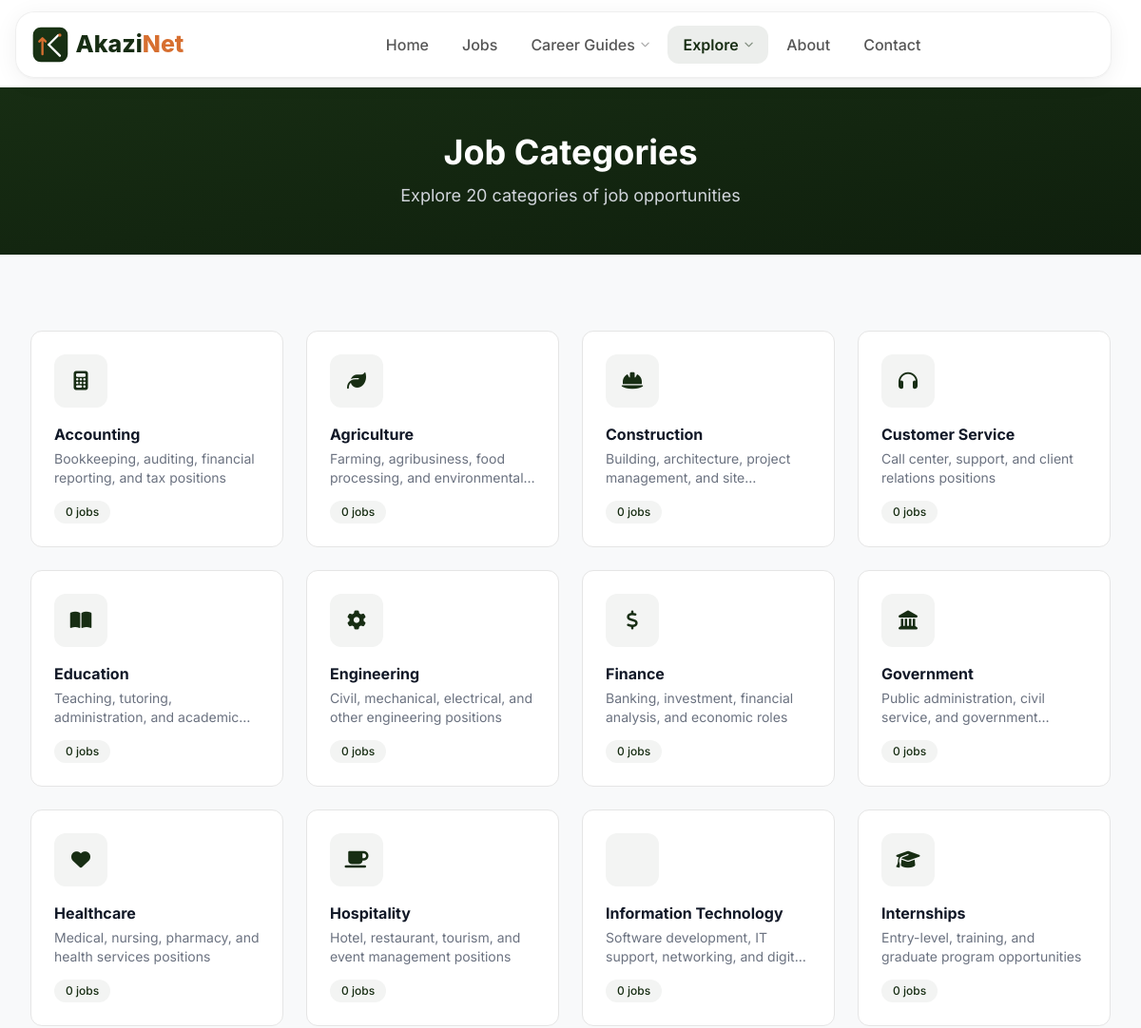
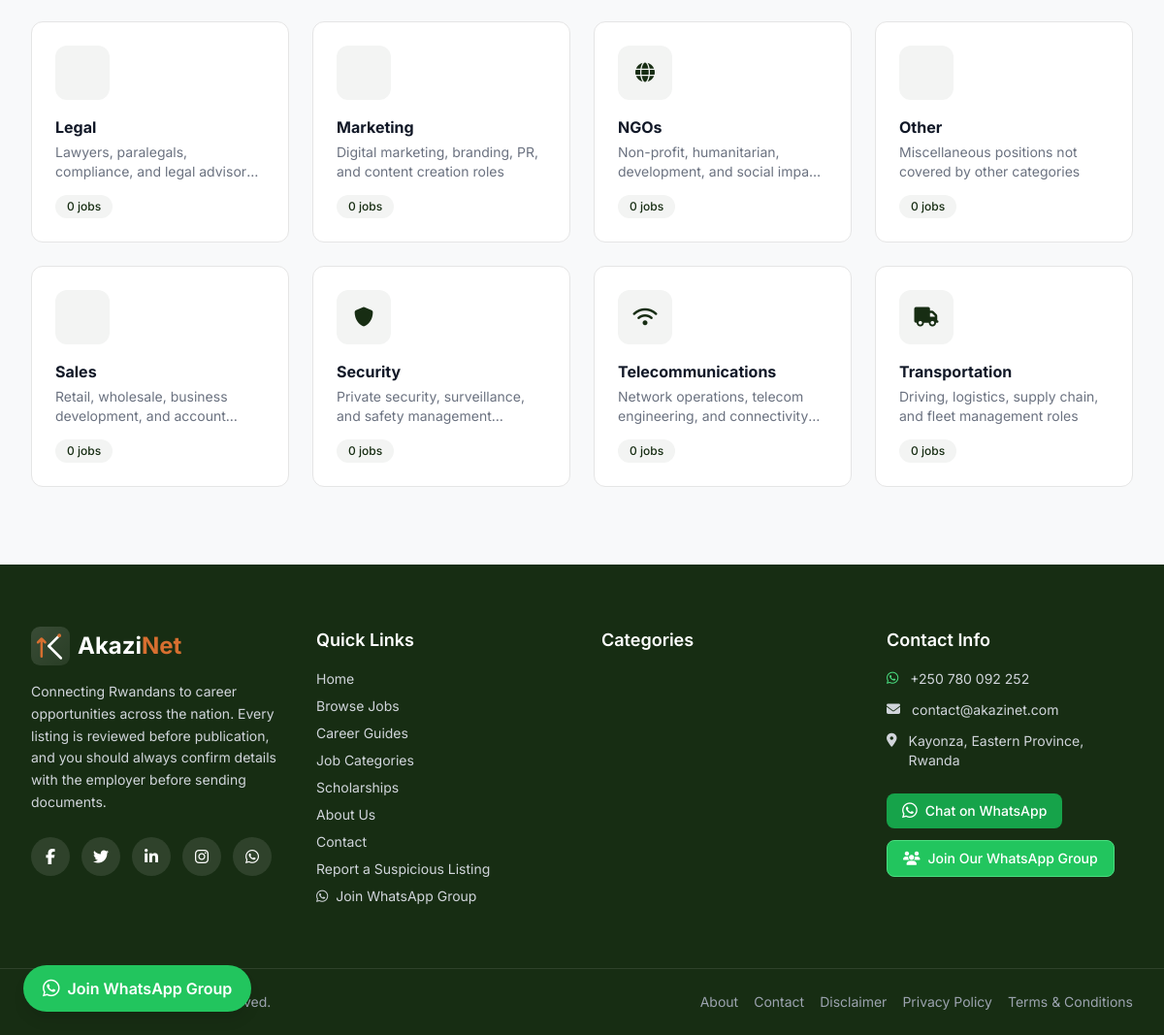
Page /pages/categories.php on the committed database (2 pictures, top to bottom).
### tables this page shows
CREATE TABLE `categories` (
  `id` int(11) NOT NULL,
  `name` varchar(100) NOT NULL,
  `slug` varchar(120) NOT NULL,
  `description` text DEFAULT NULL,
  `icon` varchar(50) DEFAULT 'briefcase',
  `job_count` int(11) DEFAULT 0,
  `is_active` tinyint(1) DEFAULT 1,
  `created_at` timestamp NOT NULL DEFAULT current_timestamp(),
  `updated_at` timestamp NOT NULL DEFAULT current_timestamp() ON UPDATE current_timestamp()
);

### config/database.php (called while the page is built, shortened)
<?php
function sanitize($input) {
    $value = trim((string)$input);
    $value = html_entity_decode($value, ENT_QUOTES | ENT_HTML5, 'UTF-8');
    return htmlspecialchars($value, ENT_QUOTES, 'UTF-8');
}
function akazinet_not_expired_sql($alias = '', $column = 'application_deadline') {
    $prefix = ($alias === '' || $alias === null) ? '' : $alias . '.';
    return "({$prefix}{$column} IS NULL OR {$prefix}{$column} >= CURDATE())";
}

### pages/categories.php (the view, shortened to what this page needs)
<?php
require_once __DIR__ . '/../config/database.php';
$categories = $pdo->query("
    SELECT cat.*, COUNT(j.id) as active_jobs
    FROM categories cat
    LEFT JOIN jobs j ON j.category_id = cat.id AND j.status = 'published' AND j.is_active = 1 AND " . akazinet_not_expired_sql('j', 'application_deadline') . "
    WHERE cat.is_active = 1
    GROUP BY cat.id
    ORDER BY cat.name
")->fetchAll();
require_once __DIR__ . '/../includes/header.php';
require_once __DIR__ . '/../includes/navbar.php';
?>
<section class="bg-gradient-to-br from-primary to-primary-dark py-12">
    <div class="max-w-7xl mx-auto px-4 sm:px-6 lg:px-8 text-center">
        <h1 class="text-3xl md:text-4xl font-bold text-white mb-3">Job Categories</h1>
        <p class="text-gray-300 text-lg">Explore <?= count($categories) ?> categories of job opportunities</p>
    </div>
</section>
<section class="py-12 md:py-20 bg-brand-gray">
    <div class="max-w-7xl mx-auto px-4 sm:px-6 lg:px-8">
        <div class="grid grid-cols-1 sm:grid-cols-2 md:grid-cols-3 lg:grid-cols-4 gap-6">
            <?php foreach ($categories as $cat):
                $hasJobs = (int)$cat['active_jobs'] > 0;
                $tag = $hasJobs ? 'a' : 'div';
                $attrs = $hasJobs
                    ? ' href="/jobs?category=' . sanitize($cat['slug']) . '"'
                    : ' aria-disabled="true"';
                $cardClass = 'bg-white rounded-xl p-6 border border-brand-border'
                    . ($hasJobs
                        ? ' hover:shadow-lg hover:-translate-y-1 hover:border-primary transition-all duration-300 group'
                        : ' opacity-60');
                $desc = trim((string)($cat['description'] ?? ''));
                $descHtml = $desc !== '' ? sanitize(mb_strimwidth($desc, 0, 80, '...')) : '';
            ?>
            <<?= $tag . $attrs ?> class="<?= $cardClass ?>">
                <div class="w-14 h-14 mb-4 bg-primary/5 rounded-xl flex items-center justify-center group-hover:bg-primary transition-all duration-300">
                    <i class="fas fa-<?= sanitize($cat['icon']) ?> text-primary text-xl group-hover:text-white transition-colors"></i>
                </div>
                <h3 class="font-bold text-gray-900 group-hover:text-primary transition-colors mb-1"><?= sanitize($cat['name']) ?></h3>
                <p class="text-sm text-gray-500 mb-3 line-clamp-2"><?= $descHtml ?></p>
                <span class="inline-flex items-center text-xs font-medium text-primary bg-primary/5 px-3 py-1 rounded-full">
                    <?= (int)$cat['active_jobs'] ?> job<?= (int)$cat['active_jobs'] !== 1 ? 's' : '' ?>
                </span>
            </<?= $tag ?>>
            <?php endforeach; ?>
        </div>
    </div>
</section>
<?php require_once __DIR__ . '/../includes/footer.php'; ?>
</body>
</html>

### assets/css/style.css (style rules this page uses)
html { scroll-behavior: smooth; }
.line-clamp-2 { display: -webkit-box; -webkit-line-clamp: 2; -webkit-box-orient: vertical; overflow: hidden; }

### includes/navbar.php (style rules this page uses)
body { padding-top: 92px; }

### rows in the picture
categories: name "Accounting", description "Bookkeeping, auditing, financial reporting, and tax positions", active_jobs "0"
categories: name "Agriculture", description "Farming, agribusiness, food processing, and…", active_jobs "0"
categories: name "Construction", description "Building, architecture, project management, and…", active_jobs "0"
categories: name "Customer Service", description "Call center, support, and client relations positions", active_jobs "0"
categories: name "Education", description "Teaching, tutoring, administration, and…", active_jobs "0"
categories: name "Engineering", description "Civil, mechanical, electrical, and other engineering positions", active_jobs "0"
categories: name "Finance", description "Banking, investment, financial analysis, and economic roles", active_jobs "0"
categories: name "Government", description "Public administration, civil service, and…", active_jobs "0"
categories: name "Healthcare", description "Medical, nursing, pharmacy, and health services positions", active_jobs "0"
categories: name "Hospitality", description "Hotel, restaurant, tourism, and event management positions", active_jobs "0"
categories: name "Information Technology", description "Software development, IT support, networking, and…", active_jobs "0"
categories: name "Internships", description "Entry-level, training, and graduate program opportunities", active_jobs "0"
categories: name "Legal", description "Lawyers, paralegals, compliance, and legal…", active_jobs "0"
categories: name "Marketing", description "Digital marketing, branding, PR, and content creation roles", active_jobs "0"
categories: name "NGOs", description "Non-profit, humanitarian, development, and social…", active_jobs "0"
categories: name "Other", description "Miscellaneous positions not covered by other categories", active_jobs "0"
categories: name "Sales", description "Retail, wholesale, business development, and…", active_jobs "0"
categories: name "Security", description "Private security, surveillance, and safety…", active_jobs "0"
categories: name "Telecommunications", description "Network operations, telecom engineering, and…", active_jobs "0"
categories: name "Transportation", description "Driving, logistics, supply chain, and fleet management roles", active_jobs "0"

### other values in the picture
count($categories) "20"
SITE_ADDRESS "Kayonza, Eastern Province, Rwanda"
